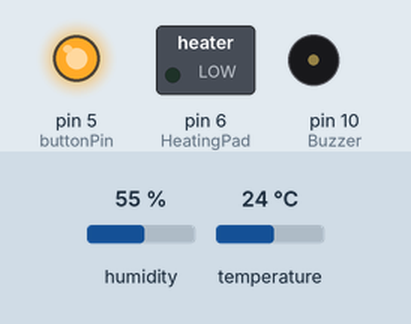
Simulated run of this sketch. Board: Arduino Uno, built with avr-gcc and run on an emulated ATmega328P. On the bench: switched loads named in the sketch (green lamp = pin HIGH), output pins drawn as LEDs (lit = HIGH), buzzer (waves = sounding). The test bench sets the inputs (shaded band); at power-on: humidity 55 %, temperature 24 °C. What the sketch prints to the serial monitor is not drawn.

Above: at 2.8 s.
2.9 s: humidity set to 53 %
At 4.32 s:
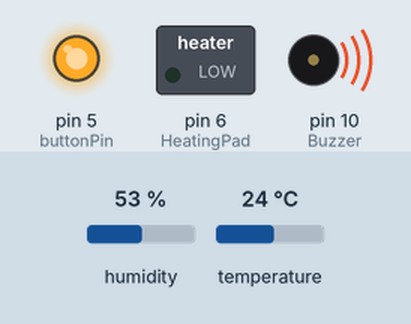
6.4 s: temperature set to 37.2 °C
9.9 s: temperature set to 38.8 °C
At 10.36 s:
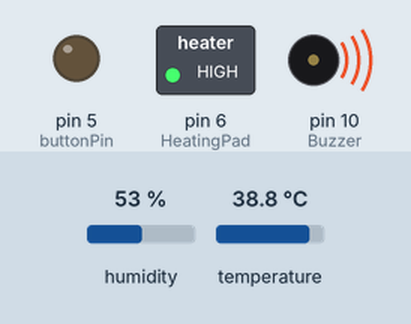
13.4 s: temperature set to 36.6 °C
16.9 s: temperature set to 35.3 °C
At 18.53 s:
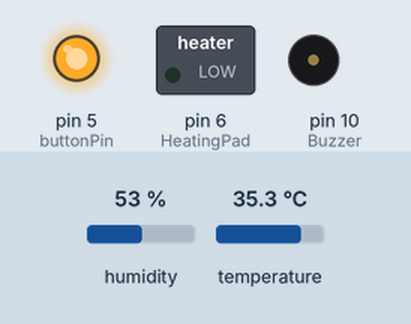
20.4 s: temperature set to 41 °C
At 22.56 s:
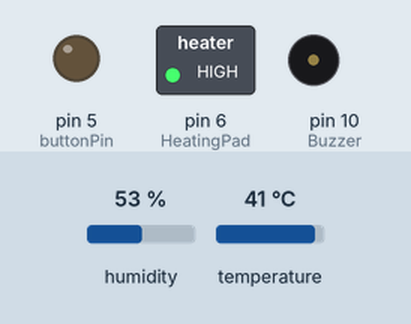
Timing chart, 0 to 24.9 s (numbered marks = the images above; inputs shaded):
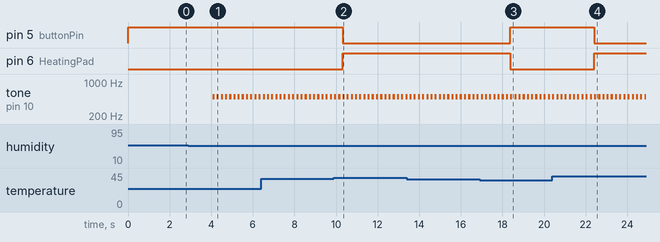

The sketch:

incubator.ino
```cpp
#include "DHT.h"

#define DHTPIN 2

#define DHTTYPE DHT22

int HeatingPad = 6;                          // 릴레이 핀
int buttonPin = 5;

const int Buzzer = 10;

DHT dht(DHTPIN,DHTTYPE);


void riningBuzzerHigh(){
  tone(Buzzer, 2000); // Send 1KHz sound signal...
  delay(100);        // ...for 1 sec
  noTone(Buzzer);     // Stop sound...
  delay(100);
}

void riningBuzzerLow(){
  tone(Buzzer, 500); // Send 1KHz sound signal...
  delay(100);        // ...for 1 sec
  noTone(Buzzer);     // Stop sound...
  delay(100);
}


void setup() {
    Serial.begin(9600);
    pinMode(HeatingPad, OUTPUT);
    pinMode(buttonPin, OUTPUT);
    pinMode(DHTPIN, OUTPUT);
    pinMode(Buzzer, OUTPUT);
    dht.begin();
}

void loop() {
    int turningkey = 1;
    float temperature = dht.readTemperature();
    float humidity = dht.readHumidity();

    if (!isnan(humidity)&&humidity<=3600) {
      Serial.print("습도: ");
      Serial.println(humidity);
      if(55>humidity){
      riningBuzzerLow();
    }
    else if(60<humidity){
      riningBuzzerHigh();
    }
	  }

    if (!isnan(temperature) ) {
      Serial.print("온도: ");
       Serial.println(temperature);
        if(temperature<=36&&turningkey==1){
           digitalWrite(buttonPin,HIGH ); // turn on heating element 5 seconds
           digitalWrite(HeatingPad,LOW );
           turningkey=0;
        }
        else if(38<=temperature&&turningkey==1 ){
           digitalWrite(buttonPin,LOW ); // turn on heating element 5 seconds
           digitalWrite(HeatingPad,HIGH );
           turningkey=0;
        }
        else if(36<temperature&&temperature<38){
          turningkey=1;
        }
	  }

}
```

Measured:
- the behaviour switches between 55 and 54 % on humidity (found by bisection; images 0 and 1)
- the behaviour switches between 37.9 and 38 °C on temperature (found by bisection; images 1 and 2)
- the behaviour switches between 36.1 and 36 °C on temperature (found by bisection; images 2 and 3)
- after the input at 2.9 s, tone on pin 10 (Buzzer): alternates 500 Hz for 0.10 s and silent for 0.10 s, starting after 1.2 s
- after the input at 9.9 s, pin 5 (buttonPin): HIGH → LOW after 0.42 s; pin 6 (HeatingPad): LOW → HIGH after 0.42 s
- after the input at 16.9 s, pin 5 (buttonPin): LOW → HIGH after 1.5 s; pin 6 (HeatingPad): HIGH → LOW after 1.5 s
- after the input at 20.4 s, pin 5 (buttonPin): HIGH → LOW after 2.0 s; pin 6 (HeatingPad): LOW → HIGH after 2.0 s
